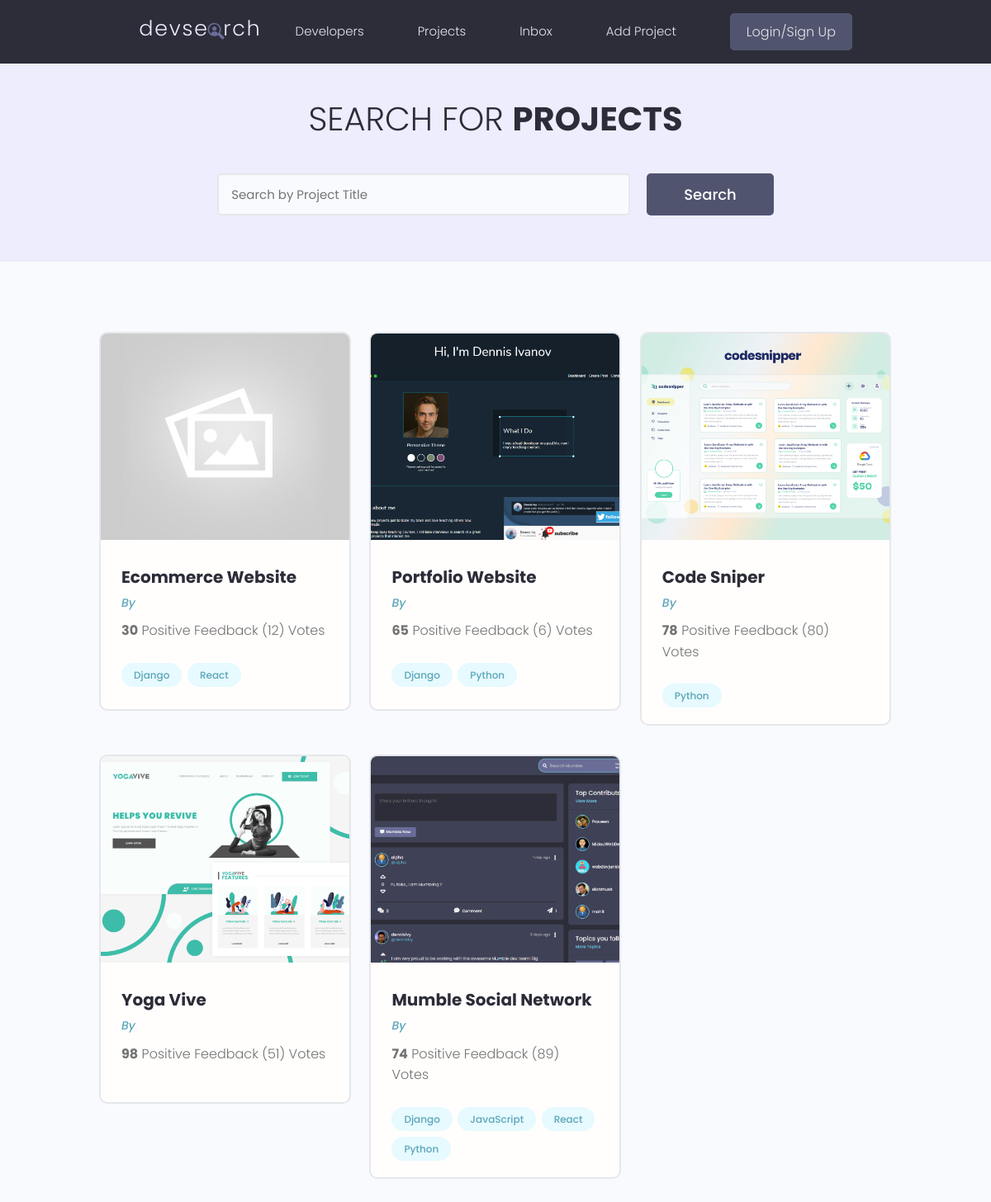
/projects/, run on the app's committed database.
### projects/models.py (models this page shows, shortened)
class Project(models.Model):
    owner = models.ForeignKey(Profile, null=True, blank=True, on_delete=models.SET_NULL)
    id = models.UUIDField(default=uuid.uuid4, unique=True,
                          primary_key=True, editable=False)
    title = models.CharField(max_length=200)
    description = models.TextField(null=True, blank=True)
    featured_image = models.ImageField(
        null=True, blank=True, default='default.jpg')
    demo_link = models.CharField(max_length=2000, blank=True, null=True)
    source_link = models.CharField(max_length=2000, null=True, blank=True)
    tags = models.ManyToManyField('Tag', blank=True)
    vote_total = models.IntegerField(default=0, null=True, blank=True)
    vote_ratio = models.IntegerField(default=0, null=True, blank=True)
    create_at = models.DateTimeField(auto_now_add=True)
    update_at = models.DateTimeField(auto_now=True)

class Tag(models.Model):
    id = models.UUIDField(default=uuid.uuid4, unique=True,
                          primary_key=True, editable=False)
    name = models.CharField(max_length=200)
    create_at = models.DateTimeField(auto_now_add=True)
    update_at = models.DateTimeField(auto_now=True)
    def __str__(self) -> str:
        return self.name

### projects/views.py (the view)
# urls.py: path('projects/', include('projects.urls')),
def projects(request):
    projects = Project.objects.all()
    return render(request, 'projects/projects.html', {'projects': projects})

### projects/templates/projects/projects.html (shortened to what this page needs)
{% extends 'main.html' %} {% block content%}
<main class="projects">
  <section class="hero-section text-center">
    <div class="container container--narrow">
      <div class="hero-section__box">
        <h2>Search for <span>Projects</span></h2>
      </div>
      <div class="hero-section__search">
        <form class="form" action="#" method="get">
          <div class="form__field">
            <input
              class="input input--text"
              id="formInput#search"
              type="text"
              name="text"
              placeholder="Search by Project Title"
            />
          </div>
          <input class="btn btn--sub btn--lg" type="submit" value="Search" />
        </form>
      </div>
    </div>
  </section>
  <section class="projectsList">
    <div class="container">
      <div class="grid grid--three">
        {% for project in projects%}
        <div class="column">
          <div class="card project">
            <a href="{% url 'project' project.id %}" class="project">
              <img
                class="project__thumbnail"
                src="{{ project.featured_image.url }}"
                alt="project thumbnail"
              />
              <div class="card__body">
                <h3 class="project__title">{{project.title}}</h3>
                <p>
                  <a class="project__author" href="profile.html"
                    >By {{project.owner.name}}</a
                  >
                </p>
                <p class="project--rating">
                  <span style="font-weight: bold"
                    >{{ project.vote_ratio }}</span
                  >
                  Positive Feedback ({{project.vote_total}})
                  Vote{{project.vote_total|pluralize:"s"}}
                </p>
                <div class="project__tags">
                  {% for tag in project.tags.all%}
                  <span class="tag tag--pill tag--main">
                    <small>{{tag}}</small>
                  </span>
                  {% endfor %}
                </div>
              </div>
            </a>
          </div>
        </div>
        {% endfor %}
      </div>
    </div>
  </section>
</main>
{% endblock content%}

### static/styles/app.css (style rules this page uses)
:root { --color-sub: #2d2d39; }
.btn--sub { background-color: var(--color-sub-light); }
.card { border: 2px solid var(--color-light); }
img { width: 100%; }
.hero-section { height: 40vh; display: flex; align-items: center; background-color: var(--color-sub); }
.hero-section__box { margin-bottom: 4rem; }
.hero-section__box > h2, .hero-section__box > h2 > span { font-size: 4rem; color: var(--color-light); line-height: 1.3; text-transform: uppercase; }
.hero-section__box > h2 { font-weight: 300; }
.hero-section__box > h2 > span { font-weight: 700; }
.hero-section__search > .form { display: flex; align-items: center; justify-content: center; gap: 2rem; }
.hero-section__search > .form input.input--text { width: 50rem; }
.project__author { font-size: 1.4rem; font-style: italic; }
.project--rating { margin-bottom: 1.6em; margin-top: .5em; }
.projects > .hero-section { background: var(--color-sub-lighter); height: 30vh; }
.projects .hero-section__box { margin-bottom: 2.5rem; }
.projects .hero-section__box > h2 { color: var(--color-sub); }
.projects .hero-section__box > h2 > span { font-weight: 700; color: var(--color-sub); }
.projectsList { margin-top: 8rem; }
.project__thumbnail { height: 25rem; object-fit: cover; object-position: top center; }
.project__title { font-size: 2rem; font-weight: 700; color: var(--color-sub); }

### static/uikit/styles/modules/_variables.css (style rules this page uses)
:root { --color-main: #5aa5b9; --color-main-light: #e6faff; --color-sub: #3f4156; --color-sub-light: #51546e; --color-sub-lighter: #ededfd; --color-text: #737373; --color-gray: #8b8b8b; --color-light: #e5e7eb; --color-light-gray: #767676; --color-bg: #f8fafd; --color-white: #fffefd; --color-white-light: #f3f3f3; --color-success: #359e64; --color-success-bg: #def8e8; --color-error: #fc4b0b; --color-error-bg: #fff2ee; --font-base: 'Poppins', arial, helvetica, 'Segoe UI', roboto, ubuntu, sans-serif; --font-monospace: 'Fira Code', 'Courier New', courier, monospace; --font-regular: 300; --font-medium: 500; --font-bold: 700; --generic-shadow: 1px 1px 5px #00000010; --generic-transition: all 0.3s ease-in-out; }

### static/uikit/styles/modules/_base.css (style rules this page uses)
* { margin: 0; padding: 0; box-sizing: border-box; text-rendering: optimizeLegibility; color: inherit; font-size: inherit; }
html { font-size: 50%; }
@media only screen and (min-width: 480px) { html { font-size: 56.25%; } }
@media only screen and (min-width: 1200px) { html { font-size: 62.5%; } }
body { line-height: 1.6; font-weight: 400; font-size: 1.5rem; color: var(--color-text); background-color: var(--color-bg); min-height: 100vh; }

### static/uikit/styles/modules/_typography.css (style rules this page uses)
* { font-family: var(--font-base); }
h2 { font-size: 3.6rem; font-weight: var(--font-bold); }
h3 { font-size: 3.2rem; font-weight: var(--font-medium); }
p, span, strong { font-size: 1.6rem; color: var(--color-text); font-weight: var(--font-regular); }
a { padding-bottom: 2px; text-decoration: none; display: inline-block; color: var(--color-main); font-weight: var(--font-medium); }

### static/uikit/styles/modules/_utilities.css (style rules this page uses)
.container { width: 92%; max-width: 165rem; margin: 0 auto; box-sizing: border-box; }
.container--narrow { width: 92%; max-width: 120rem; }
@media screen and (min-width: 1000px) { .container { width: 90%; } }
@media screen and (min-width: 1000px) { .container--narrow { width: 85%; } }
@media screen and (min-width: 1200px) { .container { width: 80%; } }
@media screen and (min-width: 1200px) { .container--narrow { width: 72%; } }
.text-center { text-align: center; }

### static/uikit/styles/modules/_button.css (style rules this page uses)
.btn { display: inline-block; position: relative; cursor: pointer; background-color: var(--color-light); font-weight: var(--font-medium); color: var(--color-sub); text-decoration: none; padding: 1rem 2rem; border-radius: 0.5rem; border: none; width: -webkit-fit-content; width: -moz-fit-content; width: fit-content; height: -webkit-fit-content; height: -moz-fit-content; height: fit-content; font-size: 1.6rem; outline-width: 0; outline-color: transparent; -webkit-backface-visibility: hidden; backface-visibility: hidden; transition: all 0.3s ease-in-out; }
.btn--sub { background-color: var(--color-sub); color: var(--color-white); }
.btn--lg { font-size: 1.8rem; padding: 1.2rem 4.5rem; }

### static/uikit/styles/modules/_card.css (style rules this page uses)
.card { border-radius: 1rem; background-color: var(--color-white); border: 1.5px solid var(--color-light); width: auto; height: auto; margin-top: 0.5rem; margin-bottom: 0.5rem; overflow: hidden; }
.card__body, .card__header { padding: 2rem 2.5rem; }

### data on the page
Project: featured_image (placeholder picture), title "Ecommerce Website", vote_ratio "30", vote_total "12"
Tag: name "Django"
Tag: name "React"
Project: featured_image (picture), title "Portfolio Website", vote_ratio "65", vote_total "6"
Tag: name "Python"
Project: featured_image (picture), title "Code Sniper", vote_ratio "78", vote_total "80"
Project: featured_image (picture), title "Yoga Vive", vote_ratio "98", vote_total "51"
Project: featured_image (picture), title "Mumble Social Network", vote_ratio "74", vote_total "89"
Tag: name "JavaScript"
